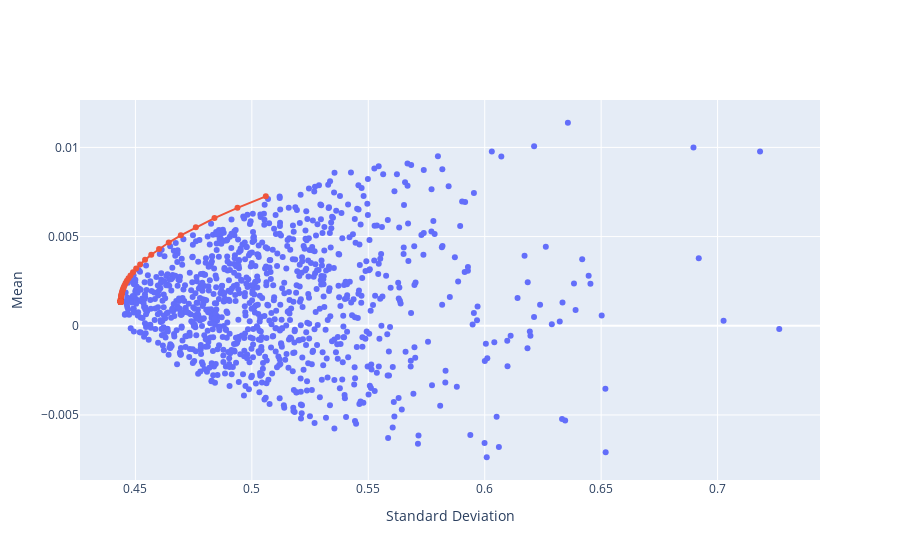

Source (notebook cell):
### Code cell
fig = go.Figure()
fig.update_layout(xaxis_title='Standard Deviation', 
                  yaxis_title='Mean',
                  showlegend=False)
fig.add_trace(go.Scatter(x=stds.flatten(), y=means.flatten(),mode='markers'))
fig.add_trace(go.Scatter(x=risks,y=returns,mode='markers+lines',name='Efficient Frontier'))
fig.show()
